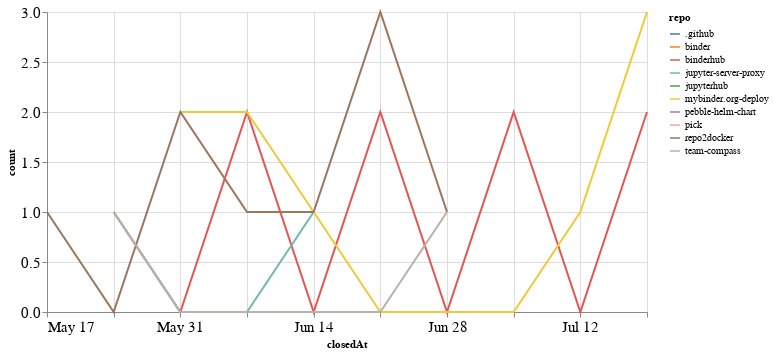

The notebook cell saved with this chart:
### Code cell
closed_by_time = closed_by.groupby('repo').resample('W', on='closedAt').count()['author'].reset_index()
closed_by_time = closed_by_time.rename(columns={'author': 'count'})

alt.Chart(closed_by_time, width=600).mark_line().encode(
    x='closedAt',
    y='count',
    color='repo',
    tooltip="repo"
)

### Figure 1 — Vega-Lite specification as saved in the notebook (floating-point values rounded to 4 significant figures)
{"config": {"axisLeft": {"labelFontSize": 15}, "axisBottom": {"labelFontSize": 15}}, "data": {"name": "data-1275338942e05b38f39d455075ecccbf"}, "mark": "line", "encoding": {"color": {"type": "nominal", "field": "repo"}, "tooltip": {"type": "nominal", "field": "repo"}, "x": {"type": "temporal", "field": "closedAt"}, "y": {"type": "quantitative", "field": "count"}}, "width": 600, "$schema": "https://vega.github.io/schema/vega-lite/v4.8.1.json", "datasets": {"data-1275338942e05b38f39d455075ecccbf": [{"repo": ".github", "closedAt": "2020-05-24T00:00:00", "count": 1}, {"repo": "binder", "closedAt": "2020-06-21T00:00:00", "count": 1}, {"repo": "binderhub", "closedAt": "2020-05-24T00:00:00", "count": 1}, {"repo": "binderhub", "closedAt": "2020-05-31T00:00:00", "count": 0}, {"repo": "binderhub", "closedAt": "2020-06-07T00:00:00", "count": 2}, {"repo": "binderhub", "closedAt": "2020-06-14T00:00:00", "count": 0}, {"repo": "binderhub", "closedAt": "2020-06-21T00:00:00", "count": 2}, {"repo": "binderhub", "closedAt": "2020-06-28T00:00:00", "count": 0}, {"repo": "binderhub", "closedAt": "2020-07-05T00:00:00", "count": 2}, {"repo": "binderhub", "closedAt": "2020-07-12T00:00:00", "count": 0}, {"repo": "binderhub", "closedAt": "2020-07-19T00:00:00", "count": 2}, {"repo": "jupyter-server-proxy", "closedAt": "2020-05-24T00:00:00", "count": 1}, {"repo": "jupyter-server-proxy", "closedAt": "2020-05-31T00:00:00", "count": 0}, {"repo": "jupyter-server-proxy", "closedAt": "2020-06-07T00:00:00", "count": 0}, {"repo": "jupyter-server-proxy", "closedAt": "2020-06-14T00:00:00", "count": 1}, {"repo": "jupyterhub", "closedAt": "2020-06-07T00:00:00", "count": 1}, {"repo": "mybinder.org-deploy", "closedAt": "2020-05-31T00:00:00", "count": 2}, {"repo": "mybinder.org-deploy", "closedAt": "2020-06-07T00:00:00", "count": 2}, {"repo": "mybinder.org-deploy", "closedAt": "2020-06-14T00:00:00", "count": 1}, {"repo": "mybinder.org-deploy", "closedAt": "2020-06-21T00:00:00", "count": 0}, {"repo": "mybinder.org-deploy", "closedAt": "2020-06-28T00:00:00", "count": 0}, {"repo": "mybinder.org-deploy", "closedAt": "2020-07-05T00:00:00", "count": 0}, {"repo": "mybinder.org-deploy", "closedAt": "2020-07-12T00:00:00", "count": 1}, {"repo": "mybinder.org-deploy", "closedAt": "2020-07-19T00:00:00", "count": 3}, {"repo": "pebble-helm-chart", "closedAt": "2020-06-07T00:00:00", "count": 1}, {"repo": "pick", "closedAt": "2020-06-14T00:00:00", "count": 1}, {"repo": "repo2docker", "closedAt": "2020-05-17T00:00:00", "count": 1}, {"repo": "repo2docker", "closedAt": "2020-05-24T00:00:00", "count": 0}, {"repo": "repo2docker", "closedAt": "2020-05-31T00:00:00", "count": 2}, {"repo": "repo2docker", "closedAt": "2020-06-07T00:00:00", "count": 1}, {"repo": "repo2docker", "closedAt": "2020-06-14T00:00:00", "count": 1}, {"repo": "repo2docker", "closedAt": "2020-06-21T00:00:00", "count": 3}, {"repo": "repo2docker", "closedAt": "2020-06-28T00:00:00", "count": 1}, {"repo": "team-compass", "closedAt": "2020-05-24T00:00:00", "count": 1}, {"repo": "team-compass", "closedAt": "2020-05-31T00:00:00", "count": 0}, {"repo": "team-compass", "closedAt": "2020-06-07T00:00:00", "count": 0}, {"repo": "team-compass", "closedAt": "2020-06-14T00:00:00", "count": 0}, {"repo": "team-compass", "closedAt": "2020-06-21T00:00:00", "count": 0}, {"repo": "team-compass", "closedAt": "2020-06-28T00:00:00", "count": 1}]}}
